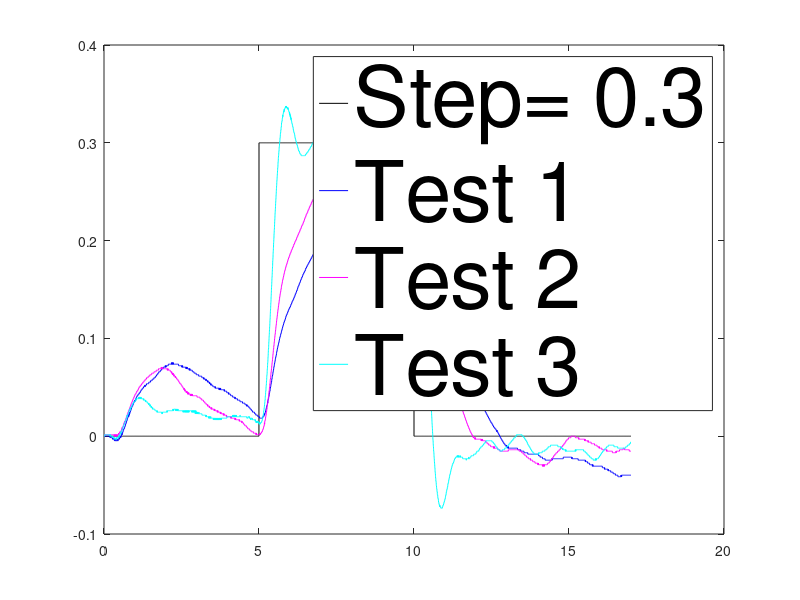

Source code (MATLAB):
clc
clear
close
Data = load('Pitch1.mat');
Data2 = load('Pitch2.mat');
Data3 = load('Pitch3.mat');

figure(1);
plot(Data.ans(1,:), Data2.ans(2,:),'k')
hold on

plot(Data.ans(1,:), Data2.ans(3,:),'b')
hold on

hold on
plot(Data2.ans(1,:), Data.ans(3,:),'m')

hold on
plot(Data3.ans(1,:), Data3.ans(3,:),'c')

legend({'Step= 0.3','Test 1','Test 2','Test 3'},'FontSize',60);
